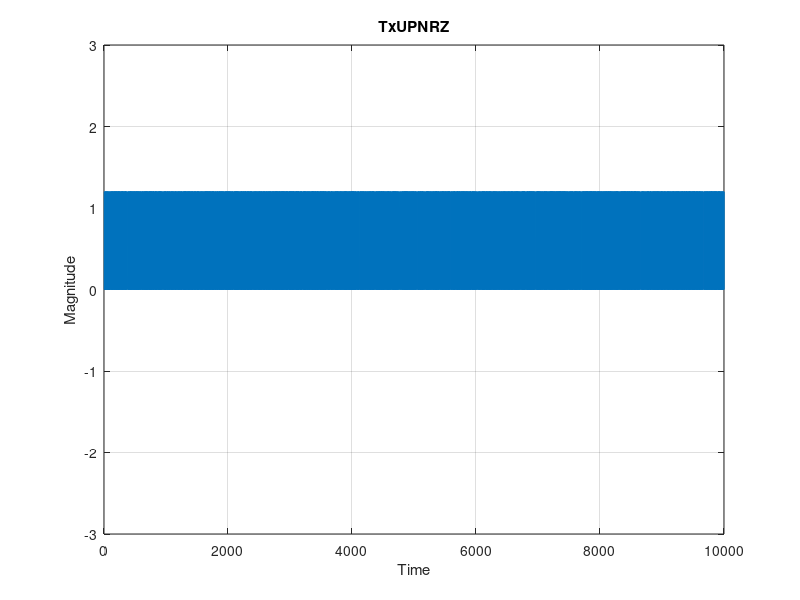
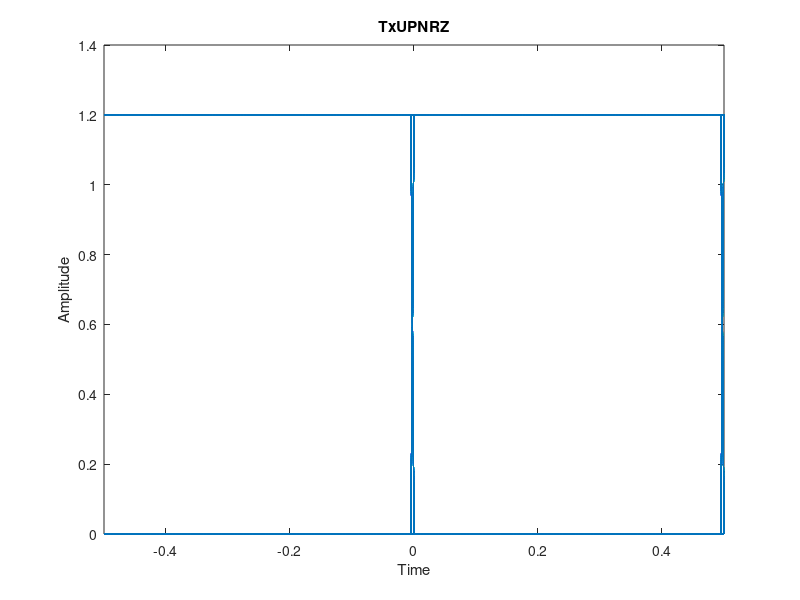
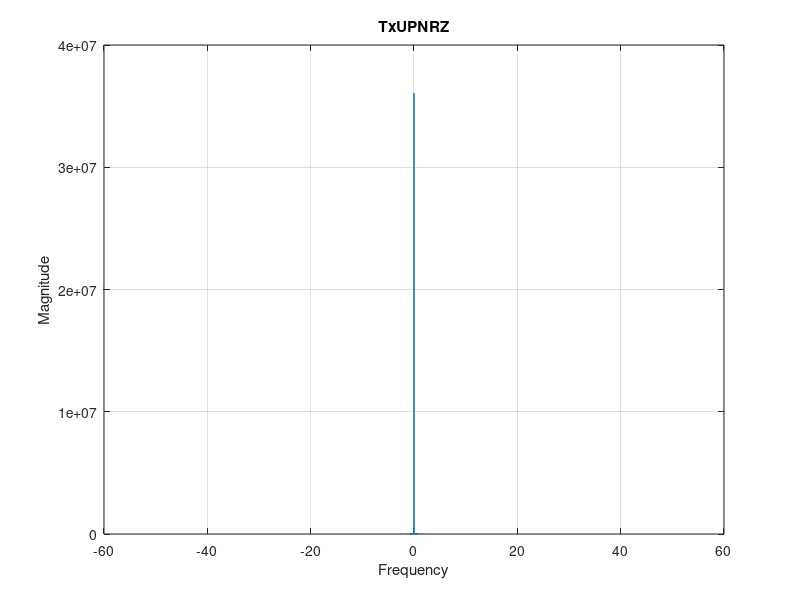
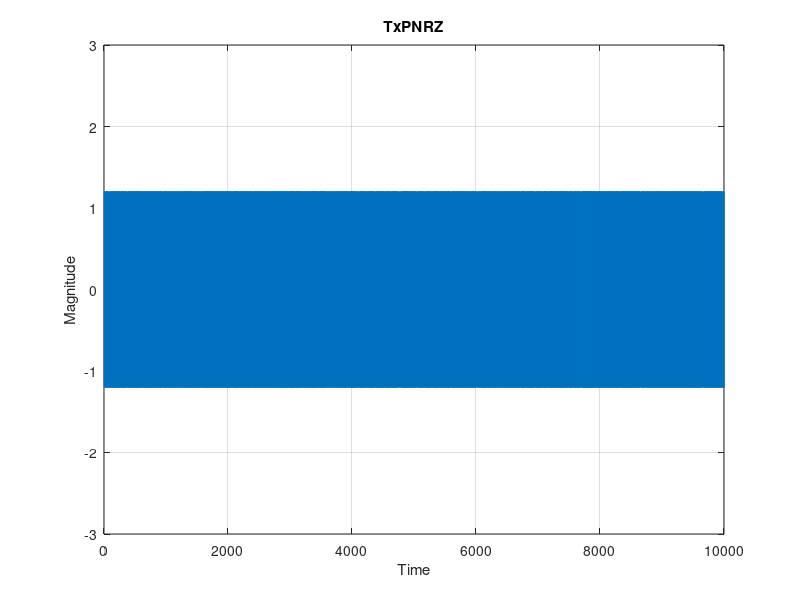

Write MATLAB code to recreate these figures, in order.
pkg load communications; %m7tagha 3shan al Eye Diagram
%%%%%%%%%% PART 1 %%%%%%%%%%%
%%%%%%%%%%%%%%%%%%%%%%%%%%%%%%Transmitter%%%%%%%%%%%%%%%%%%%%%%%%%%%%%%
bit_burst_stream=randi([0,1],1,10000); % dah al generated bits bta3tna
%%%%%%%%%%%%%%%%%%%%%%%%UNI-POLAR-NRZ%%%%%%%%%%%%%%%%%%%%%%%%

Vcc=1.2; %hna 3ndna al Variables bta3na -Vcc
lvl=[0,Vcc]; %- lvl dah bn3mlo 3shan 3ndna leveleen 7rfyan xD
bit_Coded=lvl(bit_burst_stream+1); % - bit coded dah bn3mlo 3shan n5ly al bits bta3na bdl 1 wa 0 tb2a Vcc wa 0
N=1000000;           %dah al N aly hn3ml byha sample
pulse_Duration=0.01; %dah al Rs(sample rate)
 global t ; %3rfna al time global 3shan hnst3mlo kteer
 t = 0:pulse_Duration:(N-1)*pulse_Duration; %hna bnmla al time bta3na bkol pulse
TxUPNRZ=zeros(1,N);  %hna bn3ml al signal kolha esfar
fs=100;
T=10000;      %3shan 10000 bit
E=ceil(T/pulse_Duration); %bn7sb  al size
df=1/T;
if (rem(E,2)==0)
  f= -(0.5*fs):df:(0.5*fs-df); %Even
else
  f= -(0.5*fs-0.5*df):df:(0.5*fs-0.5*df); %odd
end


%%%%%%%%%

h=100; %l wa h dool 3shan hytkkro kteer mn al a5er bn3mlha kda 3shan n5lyy al bit kolha mn 1 le 100 (kol al samples y3ni)
l=1;   %fa n5ly al kol al bits value wa7ed
for i=1:length(bit_Coded) %hna ant bta5od al bits aly 3mlnlha generate
  TxUPNRZ(l:h)=bit_Coded(i); % wa bt3mlha sample 100 mra y3ni mn al a5er bta5od al bit al 1 btkrrha 100 mra
  h=h+100; l=l+100;
end

figure
plot(t,TxUPNRZ);
ylim([-3 3]); grid on;
xlabel('Time'); ylabel('Magnitude');
title('TxUPNRZ');
eyediagram(TxUPNRZ,200,1) %function al eye diagram 200 dyh 3shan al bnsample fy 100 fa 5lnah yrsm 2 mn al a5er
title('TxUPNRZ');
POTATOxUPNRZ=fftshift(fft(TxUPNRZ))*pulse_Duration; %wa dyh 3shan n3ml al spectral domain
figure              %(potato asm al spectral domain bta3na xD)
plot(f,abs(POTATOxUPNRZ).^2);grid on;%power 2 hna 3shan hoa 3awz power xD
xlabel('Frequency'); ylabel('Magnitude');
title('TxUPNRZ');

%%%%%%%%%%%%%%%%%%%%%%%%POLAR-NRZ%%%%%%%%%%%%%%%%%%%%%%%%
lvl2=[-Vcc,Vcc]; %hna 3mlna level tani 3shan dah polar fa mn -Vcc le Vcc b3dha nfs al steps mtkrra
bit_Coded2=lvl2(bit_burst_stream+1);
%%%%%%%%%
TxPNRZ=zeros(1,N);
h=100;
l=1;
for i=1:length(bit_Coded2)
  TxPNRZ(l:h)=bit_Coded2(i);
  h=h+100; l=l+100;
end
figure
plot(t,TxPNRZ);
ylim([-3 3]); grid on;
xlabel('Time'); ylabel('Magnitude');
title('TxPNRZ');
eyediagram(TxPNRZ,200,1)
title('TxPNRZ');
POTATOxPNRZ=fftshift(fft(TxPNRZ))*pulse_Duration;
figure
plot(f,abs(POTATOxPNRZ).^2);grid on;
xlabel('Frequency'); ylabel('Magnitude');
title('TxPNRZ');

%%%%%%%%%%%%%%%%%%%%%%%%UNI-POLAR-RZ%%%%%%%%%%%%%%%%%%%%%%%%
TxUPRZ=zeros(1,N);

for i=1:length(bit_Coded) %hna asmna al 100 bta3tna noseen mn al a5er 3shan n3ml nos Vcc wa al nos al tani zero
  l=(i-1)*100+1;
  h=l+49;
  TxUPRZ(l:h)=bit_Coded(i);
  l=h+1; h=l+49;
  TxUPRZ(l:h)=0;
end
figure
plot(t,TxUPRZ);
ylim([-3 3]); grid on;
xlabel('Time'); ylabel('Magnitude');
title('TxUPRZ');
eyediagram(TxUPRZ,200,1)
title('TxUPRZ');
POTATOxUPRZ=fftshift(fft(TxUPRZ))*pulse_Duration;
figure
plot(f,abs(POTATOxUPRZ).^2);grid on;
xlabel('Frequency'); ylabel('Magnitude');
title('TxUPRZ');

%%%%%%%%%%%%%%%%%%%%%%%%BI-POLAR-RZ%%%%%%%%%%%%%%%%%%%%%%%%
TxBIPRZ=zeros(1,N);
flag=1.2;
for i=1:length(bit_Coded)   %3mlna b2a mix le kol aly fat
  l=(i-1)*100+1;
  h=l+49;
  if (bit_Coded(i) ~=0)
  TxBIPRZ(l:h)=flag;
  flag=-flag;
  l=h+1; h=l+49;
  TxBIPRZ(l:h)=0;
  else
  TxBIPRZ(l:h)=0;
  l=h+1; h=l+49;
  TxBIPRZ(l:h)=0;
  end
end
figure
plot(t,TxBIPRZ);
ylim([-3 3]); grid on;
xlabel('Time'); ylabel('Magnitude');
title('TxBIPRZ');
eyediagram(TxBIPRZ,200,1)
title('TxBIPRZ');
POTATOxBIPRZ=fftshift(fft(TxBIPRZ))*pulse_Duration;
figure
plot(f,abs(POTATOxBIPRZ).^2);grid on;
xlabel('Frequency'); ylabel('Magnitude');
title('TxBIPRZ');

%%%%%%%%%%%%%%%%%%%%%%%%MANCH%%%%%%%%%%%%%%%%%%%%%%%%
TxMANCH=zeros(1,N);
flag=1.2;
for i=1:length(bit_Coded) %3mlna condition le al 0 wa condition lel 1
  l=(i-1)*100+1;
  h=l+49;
  if (bit_Coded(i) ~=0)
  TxMANCH(l:h)=flag;

  l=h+1; h=l+49;
  TxMANCH(l:h)=-flag;
  else
  TxMANCH(l:h)=-flag;
  l=h+1; h=l+49;
  TxMANCH(l:h)=flag;
  end
end
figure
plot(t,TxMANCH);
ylim([-3 3]); grid on;   %lel bys2l eh -3 wa 3 dah by5ly fyh max fo2 wa t7t lel graph awl ma yzhr fy wshk 3shan al mzhr ykon latef
xlabel('Time'); ylabel('Magnitude');
title('TxMANCH');
eyediagram(TxMANCH,200,1)
title('TxMANCH');
POTATOxMANCH=fftshift(fft(TxMANCH))*pulse_Duration;
figure
plot(f,abs(POTATOxMANCH).^2);grid on;
xlabel('Frequency'); ylabel('Magnitude');
title('TxMANCH');

%%%%%%%%%%%%%%%%%%%%%%%%%%%%%%%%%%%%%%%%%%%%%%%%%%%%%%


%n5osh fy al receive b2a

%%
sigma=linspace(0,Vcc,10); %dyh al sigma aly hoa tlabha mnna linspace dyh bt3ml an minimum 0 wa max vcc wa 10 7agat
BERxUPNRZ =zeros(1,10); %b3ml Bit error rate vector le kol no3
BERxPNRZ =zeros(1,10);
BERxUPRZ =zeros(1,10);
BERxBIPRZ =zeros(1,10);
BERxMANCH =zeros(1,10);
%%%%
function [Rx]=Receiver(signal,type) %3mlna al receive function wa hnst3mlha t7t (dyh zyada mn 3ndna mlhash msh lazem function y3ni)
Rx=zeros(1,1000000);
Vcc=1.2;
Rlvl=[-Vcc/2,0,Vcc/2]; %3 levels 3shan ne-detect byhom
%%%%%%%%%%%%%%%%%%
if (type==1)
l=1;
h=100;
for i=50:100:length(signal) %hna bna5od nos al signal dyh aly hnshof 3ndha al value bta3 al signal 3shan a7na 3amlyn sample b 100
if(signal(i)>=Rlvl(3))      % wa bnmshy 100 100 3shan ant 3ndk kol bit wa5da 100 lw7dha
Rx(l:h)=Vcc;      %3amlyn hna lw al signla akbr mn Vcc/2 n3mlha Vcc else 0
else
Rx(l:h)=0;
end
l=l+100;
h=h+100;
end
end
%%%%%%%%%%%%%%%%%%
if (type==2) %type 2 bta3 al PNRZ
l=1;
h=100;
for i=50:100:length(signal)
if(signal(i)>Rlvl(2))
Rx(l:h)=Vcc;
else
Rx(l:h)=-Vcc;
end
l=l+100;
h=h+100;
end
end
%%%%%%%%%%%%%%%%%%
if (type==3) %type 3 bta3 al UPRZ
l=1;
h=50;
for i=50:100:length(signal)
if(signal(i)>=Rlvl(3))
Rx(l:h)=Vcc;
Rx((h+1):(h+50))=0;
else
Rx(l:(h+50))=0;
end
l=l+100;
h=h+100;
end
end
%%%%%%%%%%%%%%%%%%%%%%%%%%%%%%%%%%%%%%%%%
if(type==4) %type 4 bta3 al BIPRZ
l=1;
h=50;
for i=50:100:length(signal)
if(signal(i)>Rlvl(3) && signal(i)~=0 )
Rx(l:h)=Vcc;
Rx(h+1:h+50)=0;
elseif(signal(i)<Rlvl(1) && signal(i)~=0)
Rx(l:h)=-Vcc;
Rx(h+1:h+50)=0;
else
signal(l:h+50)=0;
end
l=l+100;
h=h+100;

end
end
%%%%%%%%%%%%%%%%%%%%%%%%%%%%%%%%
if(type==5) %type 5 MANCHESTER
l=1;
h=50;

for i=50:100:length(signal) %2 conditions lel al 0 wa al 1
if(signal(i)>Rlvl(2))
Rx(l:h)=Vcc;
Rx(h+1:h+50)=-Vcc;
else
Rx(l:h)=-Vcc;
Rx(h+1:h+50)=Vcc;
end
l=l+100;
h=h+100;
end
end
end


%%%%%


for i=1:10
n = sigma(i) * randn(1,length(t) );% hna bncreate al noise bl fucntion aly Dr mdyhalna `
signal_With_Noise=n+TxUPNRZ; %b7oto 3la al signal aly transmitted
RxUPNRZ = Receiver(signal_With_Noise,1); %bnst3ml al function aly 3mlnaha fo2 dyh (mfesh prototype fy Octave 3shan kda 7atenha fo2)
noerror = sum(RxUPNRZ~=TxUPNRZ); %bn3d al errors 3shan nst3mlha fy Bit error rate
ber=noerror/N; %al 3dd 3la al size 3shan ntl3 al rate
BERxUPNRZ(i)=ber; %bngm3 al error fy Vector
disp(['BERxUPNRZ: ' num2str(ber)]);
end
figure
plot(t,RxUPNRZ);
ylim([-3 3]); grid on;
xlabel('Time'); ylabel('Magnitude');
title('RxUPNRZ');


%%
for i=1:10  %nfs al klam aly fo2 bnkrro bs 3la 7sb no3 al signal
n = sigma(i) * randn(1,length(t) );
signal_With_Noise=n+TxPNRZ;
RxPNRZ = Receiver(signal_With_Noise,2);
noerror = sum(RxPNRZ~=TxPNRZ);
ber=noerror/N;
BERxPNRZ(i)=ber;
disp(['BERxPNRZ: ' num2str(ber)]);
end
figure
plot(t,RxPNRZ);
ylim([-3 3]); grid on;
xlabel('Time'); ylabel('Magnitude');
title('RxPNRZ');


%%


for i=1:10
n = sigma(i) * randn(1,length(t) );
signal_With_Noise=n+TxUPRZ;
RxUPRZ = Receiver(signal_With_Noise,3);
noerror = sum(RxUPRZ~=TxUPRZ);
ber=2*noerror/N;
BERxUPRZ(i)=ber;
disp(['BERxUPRZ: ' num2str(ber)]);
end
figure
plot(t,RxUPRZ);
ylim([-3 3]); grid on;
xlabel('Time'); ylabel('Magnitude');
title('RxUPRZ');

%%
Errors=zeros(1,10); % Vector hshyl fyh al errors
Eflag=0; %%current bit mn al a5er %hna dyh goz2yt al bonus bta3 al bi polar
next=0; %next bit
previous=0; %previous bit
Ecount=0; % Counter lel errors dah aly e7na 3awzeeno mn kol dah

for i=1:10
n = sigma(i) * randn(1,length(t) );
signal_With_Noise=n+TxBIPRZ;
RxBIPRZ = Receiver(signal_With_Noise,4);
noerror = sum(RxBIPRZ~=TxBIPRZ);
ber=2*noerror/N;
BERxBIPRZ(i)=ber;
disp(['BERxBIPRZ: ' num2str(ber)]);
Ecount=0;
for ii=50:100:length(RxBIPRZ)-100; %bsm allah al logic behind al klam dah fy voice 3shan mt3bsh nfsi xD
  if(RxBIPRZ(ii)>= Vcc/2 && RxBIPRZ(ii)~=0)
  Eflag=Vcc;
  next=RxBIPRZ(ii+100);
  if(ii~=50)
  previous=RxBIPRZ(ii-100);
  end
elseif(RxBIPRZ(ii)<= -Vcc/2 && RxBIPRZ(ii)~=0)
  Eflag= -Vcc;
  next=RxBIPRZ(ii+100);
  if(ii~=50)
  previous=RxBIPRZ(ii-100);
  end
end

if (Eflag==next && Eflag~=0)
  Ecount=Ecount+1;
elseif(Eflag~=next && Eflag==previous && Eflag~=0)
 Ecount=Ecount+1;
end
end


Errors(i)=Ecount;
end


figure
plot(t,RxBIPRZ);
ylim([-3 3]); grid on;
xlabel('Time'); ylabel('Magnitude');
title('RxBIPRZ');


%%
for i=1:10 % r3gna lel 3adi hn3ml al reciever bta3 al manchester
n = sigma(i) * randn(1,length(t));
signal_With_Noise=n+TxMANCH;
RxMANCH = Receiver(signal_With_Noise,5);
noerror = sum(RxMANCH~=TxMANCH);
ber=noerror/N;
BERxMANCH(i)=ber;
disp(['BER: ' num2str(ber)]);
end
figure
plot(t,RxMANCH);
ylim([-3 3]); grid on;
xlabel('Time'); ylabel('Magnitude');
title('RxMANCH');

%%

figure %wa dyh aly hya log graph bta3 al Bit Error Rate le kol wa7da fy graph wa7ed
semilogy(sigma,BERxUPNRZ);
hold on;
semilogy(sigma,BERxPNRZ);
semilogy(sigma,BERxUPRZ);
semilogy(sigma,BERxBIPRZ);
semilogy(sigma,BERxMANCH);
legend UPNRZ PNRZ UPRZ BIPRZ MANCH;
title('BER vs Sigma')
hold off;
%bs kda tm B7md allah %S7s n Yosry <3
%%%%%%%PART2%%%%%%%%%%%%%%%%%
bit__stream2=randi([0,1],1,100);%%stream of random bits
lvl__2=[-1,1]; %hna 3mlna level tani 3shan dah polar fa mn -Vcc le Vcc b3dha nfs al steps mtkrra
bit__Coded__2=lvl__2(bit__stream2+1);
%%%%%%%%%
N__2=10000 ; %%total bits sampling
ts = 1e-11 ; 
tb = 1e-9;
tt = 0:ts:(N__2-1)*ts;%%1e-7 step 1e-11
N__2__2=100;
tc = 0:ts:(N__2__2-1)*ts;%%1e-9 step 1e-11
TxPNRZ__2=zeros(1,N__2);
hh=100;
ll=1;

for j=1:length(bit__Coded__2)
  TxPNRZ__2(ll:hh) =  bit__Coded__2(j);%%%%%1e4
  hh=hh+100; ll=ll+100;
end

fss=100;
TT=100;      %3shan 100 bit
pulse_Duration_2=0.01;
EE=ceil(TT/pulse_Duration_2); #bn7sb  al size
dff=1/TT;
if (rem(EE,2)==0)
  ff= -(0.5*fss):dff:(0.5*fss-dff); %Even
else
  ff= -(0.5*fss-0.5*dff):dff:(0.5*fss-0.5*dff); %odd
end

%%%%%TXPNRZ%%%%%%%
%%TIME%%%
figure
plot(tt,TxPNRZ__2);
ylim([-3 3]); grid on;
xlabel('Time'); ylabel('Magnitude');
title('TxPNRZ__part2');
%%%FREQ%%%%
POTATOxPNRZ__2=fftshift(fft(TxPNRZ__2))*pulse_Duration_2;
figure
plot(ff,abs(POTATOxPNRZ__2));grid on;
xlabel('Frequency'); ylabel('Magnitude');
title('TxPNRZ part2 freq');
%%%%%%%%POWER%%%%%
POTATOxPNRZ__2=fftshift(fft(TxPNRZ__2))*pulse_Duration_2;
figure
plot(ff,abs(POTATOxPNRZ__2).^2);grid on;
xlabel('Frequency'); ylabel('Magnitude');
title('TxPNRZ part2 power');

%%%%%%%%MODULATION%%%%%%

fc= 1000000000;
phi = cos(2* pi *fc*tc) ;%%%%eb=tb/2
mod =[];
for i=1:length(bit__Coded__2)
  if (bit__Coded__2(i) > 0)
  modulated_BPSK=phi;
  else
   modulated_BPSK=-phi;
  end
  mod = [mod modulated_BPSK];
end

%%%%%TIME%%%%%%%%
figure
plot(tt,mod);
ylim([-3 3]); grid on;
xlabel('Time'); ylabel('Magnitude');
title('modulated BPSK');
axis ([0 1e-8 -2 2]); %%%%ZOOM
%%%%%%%FREQ%%%%
figure
freq_modulated_BPSK=fftshift(fft(mod))*pulse_Duration_2;
plot(ff,abs(freq_modulated_BPSK));grid on;
xlabel('Frequency'); ylabel('Magnitude');
title('freq modulated BPSK') ;
%%%%%%POWER%%%%
figure
freq_modulated_BPSK=fftshift(fft(mod))*pulse_Duration_2;
plot(ff,abs(freq_modulated_BPSK).^2);grid on;
xlabel('Frequency'); ylabel('Magnitude');
title('Power modulated BPSK') ;

%%%%%%%%%%%%%%%%%%%DEMODULATION%%%%%%%%%%%%%%%%%%%%%%%%%%
Demod = [];
for i=100:100:length(mod)
  de_mod=phi.*mod((i-99):i); %%convolution
  x = trapz(tc,de_mod); %%LPF
  rd = round (2*x/tb);
  if (rd > 0)
    y = 1;
  else
    y = -1;
  end
  Demod = [Demod y]; %%100bit
end

Demod__2=zeros(1,N__2);
hhh=100;
lll=1;
for j=1:length(bit__Coded__2)
  Demod__2(lll:hhh) =  bit__Coded__2(j);%%%%%1e4
  hhh=hhh+100; lll=lll+100;
end
%%%%TIME%%%%%
figure
plot(tt,Demod__2);
ylim([-3 3]); grid on;
xlabel('Time'); ylabel('Magnitude');
title('demodulated BPSK');
%%%%FREQ%%%%
figure
freq_demodulated_BPSK=fftshift(fft(Demod__2))*pulse_Duration_2;
plot(ff,abs(freq_demodulated_BPSK));grid on;
xlabel('Frequency'); ylabel('Magnitude');
title('freq demodulated BPSK');
%%%%%%%%%BER%%%%%%%%%
noerror = sum(bit__Coded__2~=Demod);
ber=2*noerror/100;
disp(['BER: ' num2str(ber)]);
